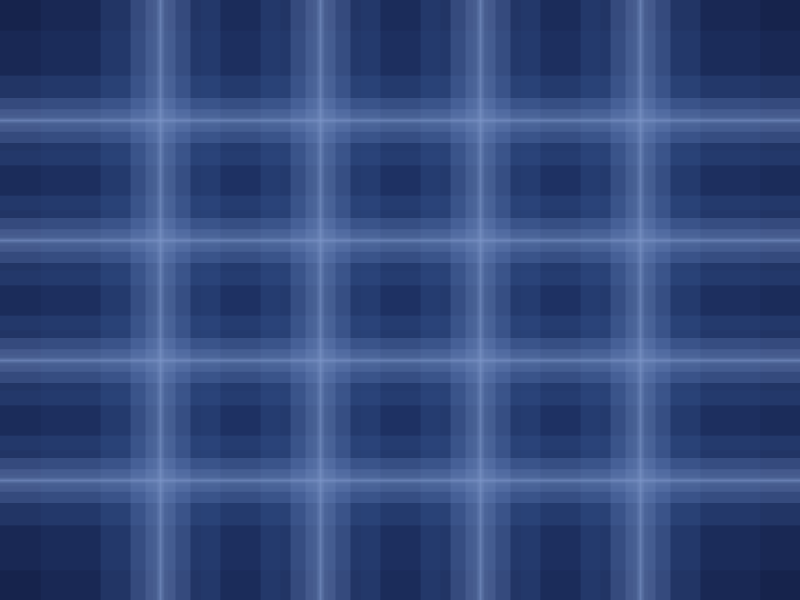
Frame 1 (no input)
Frame 60 (the mouse pressed at the canvas centre just before this capture): identical to frame 1, image omitted
Frame 120 (the mouse held since frame 60 and released just before this capture): identical to frame 1, image omitted

The Processing sketch that drew this single still picture (run headless with seeded random() and noise(); from frame 60 on, the mouse is pressed at the canvas centre):

// Processing sketch: processing_11979
// ── processing_11979.pde

int xCount=5, yCount=5, xMax=20, yMax=20;
color[] palette = new color[11];


void setup() {
  colorMode(HSB,360,100,100);
  size(800,600);
  //  int lineLength=int(sqrt(sq(width)+sq(height)));
  //  int offY=(lineLength-height)/2;
  //  int offX=(lineLength-width)/2;
  palette[0]=color(225,71,30);
  palette[1]=color(222,70,43,0);
  palette[2]=color(222,70,43,60);
  palette[3]=color(220,61,56,75);
  palette[4]=color(220,46,72,75);
  palette[5]=color(220,38,80,50);
  palette[6]=color(220,25,80,10);
  palette[7]=palette[5];
  palette[8]=palette[5];
  palette[9]=palette[5];
  palette[10]=palette[5];
  
  background(palette[0]);
  drawLines();
}

void draw() {
}

void drawLines() {
  background(palette[0]);

  for (int k=1;k<palette.length;k++) {
    stroke(palette[k]);
    strokeWeight((1.0/pow(2,k))*(height/(yCount+.01))*6);
    yLines();
    strokeWeight((1.0/pow(2,k))*(width/(xCount+.01))*6);
    xLines();
  }
  
}



void mouseMoved() {
  xCount=floor(map(mouseX,0,width,0,xMax));
  yCount=floor(map(mouseY,0,height,0,yMax));
  palette[0]=color(225,71,int(map(mouseX+mouseY,0,height+width,30,2)));
  drawLines();
}


void yLines() {
  for (int i=1;i<yCount;i++) {
    line(0,i*height/yCount,width,i*height/yCount);
  }
}
void xLines() {
  for (int j=1;j<xCount;j++) {
    line(j*width/xCount,0,j*width/xCount,height);
  }
}
